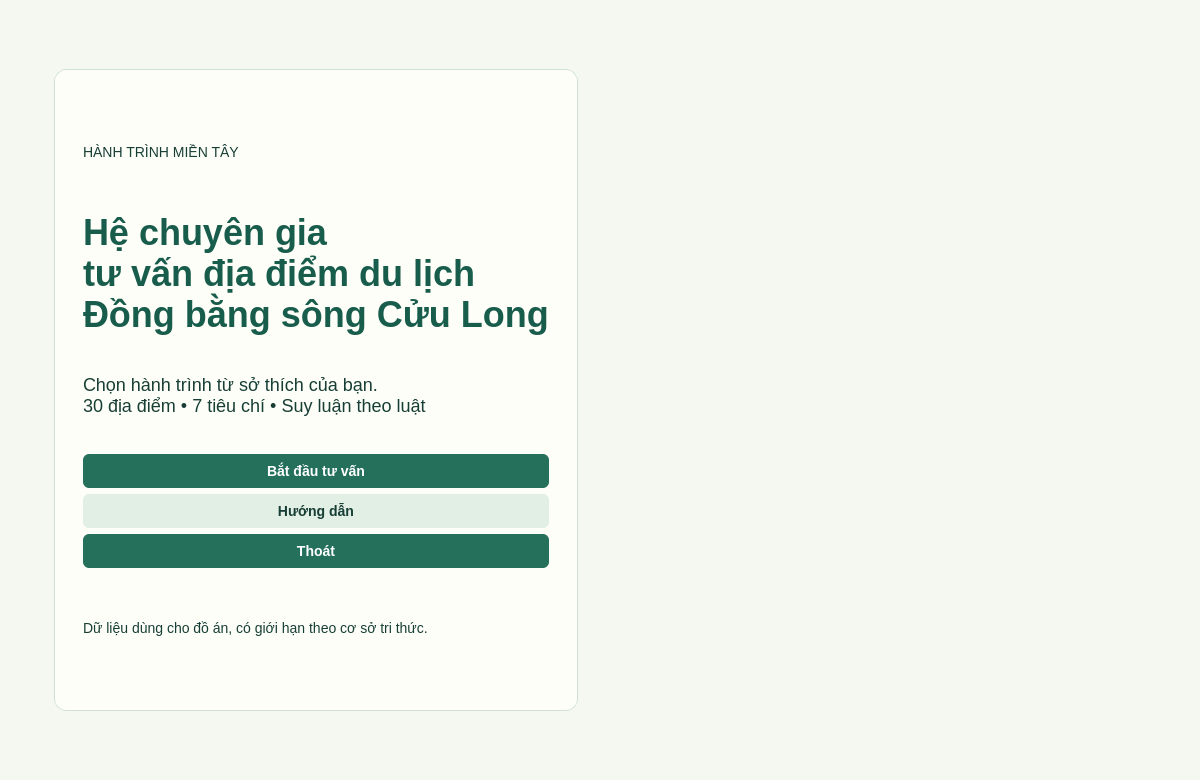
<?xml version='1.0' encoding='utf-8'?>
<ui version="4.0">
  <class>MainWindow</class>
  <widget class="QMainWindow" name="MainWindow">
    <property name="windowTitle">
      <string>Mekong • Hệ chuyên gia tư vấn du lịch</string>
    </property>
    <property name="minimumSize">
      <size>
        <width>850</width>
        <height>600</height>
      </size>
    </property>
    <property name="geometry">
      <rect>
        <x>0</x>
        <y>0</y>
        <width>1200</width>
        <height>780</height>
      </rect>
    </property>
    <property name="styleSheet">
      <string>
QWidget { font-family: "Segoe UI", "DejaVu Sans"; font-size: 14px; color: #173e35; }
QMainWindow { background: #f4f8f1; }
QLabel#homeTitle { font-size: 36px; font-weight: 700; color: #185c4b; }
QLabel#homeSubtitle { font-size: 18px; }
QLabel#consultTitle { font-size: 24px; font-weight: 700; color: #185c4b; }
QLabel#resultTitle { font-size: 16px; font-weight: 700; }
QFrame#homePanel, QGroupBox { background: rgba(255,255,250,235); border: 1px solid #d1e1d5; border-radius: 12px; }
QGroupBox { margin-top: 10px; padding: 10px; font-weight: 600; }
QGroupBox::title { subcontrol-origin: margin; left: 14px; }
QComboBox { background: white; border: 1px solid #adc9bb; border-radius: 5px; padding: 6px; min-height: 22px; }
QComboBox QAbstractItemView { background: white; color: #173e35; selection-background-color: #d6ecdf; }
QPushButton { background: #24705b; color: white; border: none; border-radius: 6px; padding: 9px 12px; font-weight: 600; }
QPushButton:hover { background: #18513f; }
QPushButton:focus { border: 2px solid #8ac4aa; }
QPushButton#xoa_btt, QPushButton#quaylai_btt, QPushButton#guide_btt { background: #e2efe5; color: #173e35; }
QTextEdit, QListWidget { background: rgba(255,255,255,245); border: 1px solid #bad3c4; border-radius: 6px; padding: 7px; }
QListWidget::item { padding: 8px; }
QListWidget::item:selected { background: #d2eadc; color: #123f31; }
QLabel#status_lb { background: rgba(255,255,250,235); padding: 7px; border-radius: 6px; }
QTabWidget::pane { border: none; }
QTabBar::tab { padding: 9px 15px; background: #e0ece2; }
QTabBar::tab:selected { background: white; color: #185c4b; }
QScrollArea { border: none; background: transparent; }
QVideoWidget { background: #101714; }
</string>
    </property>
    <widget class="QWidget" name="centralwidget">
      <layout class="QVBoxLayout" name="centralLayout">
        <item>
          <widget class="QStackedWidget" name="pages">
            <property name="currentIndex">
              <number>0</number>
            </property>
            <widget class="QWidget" name="home_page">
              <layout class="QHBoxLayout" name="homeLayout">
                <property name="leftMargin">
                  <number>45</number>
                </property>
                <property name="topMargin">
                  <number>60</number>
                </property>
                <property name="bottomMargin">
                  <number>60</number>
                </property>
                <item>
                  <widget class="QFrame" name="homePanel">
                    <property name="maximumSize">
                      <size>
                        <width>560</width>
                        <height>16777215</height>
                      </size>
                    </property>
                    <layout class="QVBoxLayout" name="homePanelLayout">
                      <property name="leftMargin">
                        <number>28</number>
                      </property>
                      <property name="topMargin">
                        <number>28</number>
                      </property>
                      <property name="rightMargin">
                        <number>28</number>
                      </property>
                      <property name="bottomMargin">
                        <number>28</number>
                      </property>
                      <item>
                        <widget class="QLabel" name="eyebrow">
                          <property name="text">
                            <string>HÀNH TRÌNH MIỀN TÂY</string>
                          </property>
                        </widget>
                      </item>
                      <item>
                        <widget class="QLabel" name="homeTitle">
                          <property name="text">
                            <string>Hệ chuyên gia
tư vấn địa điểm du lịch
Đồng bằng sông Cửu Long</string>
                          </property>
                          <property name="wordWrap">
                            <bool>true</bool>
                          </property>
                        </widget>
                      </item>
                      <item>
                        <widget class="QLabel" name="homeSubtitle">
                          <property name="text">
                            <string>Chọn hành trình từ sở thích của bạn.
30 địa điểm • 7 tiêu chí • Suy luận theo luật</string>
                          </property>
                          <property name="wordWrap">
                            <bool>true</bool>
                          </property>
                        </widget>
                      </item>
                      <item>
                        <widget class="QPushButton" name="start_btt">
                          <property name="text">
                            <string>Bắt đầu tư vấn</string>
                          </property>
                        </widget>
                      </item>
                      <item>
                        <widget class="QPushButton" name="guide_btt">
                          <property name="text">
                            <string>Hướng dẫn</string>
                          </property>
                        </widget>
                      </item>
                      <item>
                        <widget class="QPushButton" name="exit_btt">
                          <property name="text">
                            <string>Thoát</string>
                          </property>
                        </widget>
                      </item>
                      <item>
                        <widget class="QLabel" name="homeDisclaimer">
                          <property name="text">
                            <string>Dữ liệu dùng cho đồ án, có giới hạn theo cơ sở tri thức.</string>
                          </property>
                          <property name="wordWrap">
                            <bool>true</bool>
                          </property>
                        </widget>
                      </item>
                    </layout>
                  </widget>
                </item>
                <item>
                  <spacer name="homeSpace">
                    <property name="orientation">
                      <enum>Qt::Horizontal</enum>
                    </property>
                    <property name="sizeHint">
                      <size>
                        <width>40</width>
                        <height>20</height>
                      </size>
                    </property>
                  </spacer>
                </item>
              </layout>
            </widget>
            <widget class="QWidget" name="consult_page">
              <layout class="QVBoxLayout" name="consultLayout">
                <item>
                  <widget class="QLabel" name="consultTitle">
                    <property name="text">
                      <string>Tìm một điểm đến phù hợp với bạn</string>
                    </property>
                    <property name="sizePolicy">
                      <sizepolicy hsizetype="Preferred" vsizetype="Maximum">
                        <horstretch>0</horstretch>
                        <verstretch>0</verstretch>
                      </sizepolicy>
                    </property>
                  </widget>
                </item>
                <item>
                  <widget class="QSplitter" name="mainSplitter">
                    <property name="orientation">
                      <enum>Qt::Horizontal</enum>
                    </property>
                    <widget class="QWidget" name="criteriaPanel">
                      <layout class="QVBoxLayout" name="criteriaPanelLayout">
                        <item>
                          <widget class="QScrollArea" name="criteriaScroll">
                            <property name="widgetResizable">
                              <bool>true</bool>
                            </property>
                            <property name="minimumSize">
                              <size>
                                <width>270</width>
                                <height>0</height>
                              </size>
                            </property>
                            <widget class="QWidget" name="criteriaContents">
                              <layout class="QVBoxLayout" name="criteriaLayout">
                                <item>
                                  <widget class="QGroupBox" name="criteriaBox">
                                    <property name="title">
                                      <string>Lựa chọn của bạn</string>
                                    </property>
                                    <layout class="QFormLayout" name="criteriaForm">
                                      <property name="rowWrapPolicy">
                                        <enum>QFormLayout::WrapAllRows</enum>
                                      </property>
                                      <property name="horizontalSpacing">
                                        <number>10</number>
                                      </property>
                                      <item row="0" column="0">
                                        <widget class="QLabel" name="tinhthanh_cb_label">
                                          <property name="text">
                                            <string>Tỉnh/thành phố</string>
                                          </property>
                                        </widget>
                                      </item>
                                      <item row="0" column="1">
                                        <widget class="QComboBox" name="tinhthanh_cb">
                                          <property name="sizeAdjustPolicy">
                                            <enum>QComboBox::AdjustToMinimumContentsLengthWithIcon</enum>
                                          </property>
                                          <property name="minimumContentsLength">
                                            <number>12</number>
                                          </property>
                                        </widget>
                                      </item>
                                      <item row="1" column="0">
                                        <widget class="QLabel" name="khoangcach_cb_label">
                                          <property name="text">
                                            <string>Khoảng cách</string>
                                          </property>
                                        </widget>
                                      </item>
                                      <item row="1" column="1">
                                        <widget class="QComboBox" name="khoangcach_cb">
                                          <property name="sizeAdjustPolicy">
                                            <enum>QComboBox::AdjustToMinimumContentsLengthWithIcon</enum>
                                          </property>
                                          <property name="minimumContentsLength">
                                            <number>12</number>
                                          </property>
                                        </widget>
                                      </item>
                                      <item row="2" column="0">
                                        <widget class="QLabel" name="ngansach_cb_label">
                                          <property name="text">
                                            <string>Ngân sách</string>
                                          </property>
                                        </widget>
                                      </item>
                                      <item row="2" column="1">
                                        <widget class="QComboBox" name="ngansach_cb">
                                          <property name="sizeAdjustPolicy">
                                            <enum>QComboBox::AdjustToMinimumContentsLengthWithIcon</enum>
                                          </property>
                                          <property name="minimumContentsLength">
                                            <number>12</number>
                                          </property>
                                        </widget>
                                      </item>
                                      <item row="3" column="0">
                                        <widget class="QLabel" name="trainghiem_cb_label">
                                          <property name="text">
                                            <string>Trải nghiệm</string>
                                          </property>
                                        </widget>
                                      </item>
                                      <item row="3" column="1">
                                        <widget class="QComboBox" name="trainghiem_cb">
                                          <property name="sizeAdjustPolicy">
                                            <enum>QComboBox::AdjustToMinimumContentsLengthWithIcon</enum>
                                          </property>
                                          <property name="minimumContentsLength">
                                            <number>12</number>
                                          </property>
                                        </widget>
                                      </item>
                                      <item row="4" column="0">
                                        <widget class="QLabel" name="loaihinh_cb_label">
                                          <property name="text">
                                            <string>Loại hình</string>
                                          </property>
                                        </widget>
                                      </item>
                                      <item row="4" column="1">
                                        <widget class="QComboBox" name="loaihinh_cb">
                                          <property name="sizeAdjustPolicy">
                                            <enum>QComboBox::AdjustToMinimumContentsLengthWithIcon</enum>
                                          </property>
                                          <property name="minimumContentsLength">
                                            <number>12</number>
                                          </property>
                                        </widget>
                                      </item>
                                      <item row="5" column="0">
                                        <widget class="QLabel" name="nhomdi_cb_label">
                                          <property name="text">
                                            <string>Nhóm người cùng đi</string>
                                          </property>
                                        </widget>
                                      </item>
                                      <item row="5" column="1">
                                        <widget class="QComboBox" name="nhomdi_cb">
                                          <property name="sizeAdjustPolicy">
                                            <enum>QComboBox::AdjustToMinimumContentsLengthWithIcon</enum>
                                          </property>
                                          <property name="minimumContentsLength">
                                            <number>12</number>
                                          </property>
                                        </widget>
                                      </item>
                                      <item row="6" column="0">
                                        <widget class="QLabel" name="thoigian_cb_label">
                                          <property name="text">
                                            <string>Thời gian</string>
                                          </property>
                                        </widget>
                                      </item>
                                      <item row="6" column="1">
                                        <widget class="QComboBox" name="thoigian_cb">
                                          <property name="sizeAdjustPolicy">
                                            <enum>QComboBox::AdjustToMinimumContentsLengthWithIcon</enum>
                                          </property>
                                          <property name="minimumContentsLength">
                                            <number>12</number>
                                          </property>
                                        </widget>
                                      </item>
                                      <property name="verticalSpacing">
                                        <number>4</number>
                                      </property>
                                    </layout>
                                  </widget>
                                </item>
                              </layout>
                            </widget>
                          </widget>
                        </item>
                        <item>
                          <layout class="QHBoxLayout" name="criteriaActionsLayout">
                            <item>
                              <widget class="QPushButton" name="tuvan_btt">
                                <property name="text">
                                  <string>Tư vấn</string>
                                </property>
                              </widget>
                            </item>
                            <item>
                              <widget class="QPushButton" name="xoa_btt">
                                <property name="text">
                                  <string>Xóa</string>
                                </property>
                              </widget>
                            </item>
                            <item>
                              <widget class="QPushButton" name="quaylai_btt">
                                <property name="text">
                                  <string>Trang chủ</string>
                                </property>
                              </widget>
                            </item>
                          </layout>
                        </item>
                      </layout>
                    </widget>
                    <widget class="QWidget" name="resultPanel">
                      <layout class="QVBoxLayout" name="resultLayout">
                        <item>
                          <widget class="QLabel" name="resultTitle">
                            <property name="text">
                              <string>ĐỊA ĐIỂM PHÙ HỢP</string>
                            </property>
                          </widget>
                        </item>
                        <item>
                          <widget class="QSplitter" name="resultSplitter">
                            <property name="orientation">
                              <enum>Qt::Horizontal</enum>
                            </property>
                            <widget class="QListWidget" name="ketqua_list">
                              <property name="minimumSize">
                                <size>
                                  <width>150</width>
                                  <height>140</height>
                                </size>
                              </property>
                              <property name="wordWrap">
                                <bool>true</bool>
                              </property>
                            </widget>
                            <widget class="QLabel" name="hinhanh_lb">
                              <property name="text">
                                <string>Chọn tiêu chí để bắt đầu</string>
                              </property>
                              <property name="minimumSize">
                                <size>
                                  <width>120</width>
                                  <height>180</height>
                                </size>
                              </property>
                              <property name="alignment">
                                <set>Qt::AlignCenter</set>
                              </property>
                              <property name="wordWrap">
                                <bool>true</bool>
                              </property>
                              <property name="sizePolicy">
                                <sizepolicy hsizetype="Ignored" vsizetype="Ignored">
                                  <horstretch>0</horstretch>
                                  <verstretch>0</verstretch>
                                </sizepolicy>
                              </property>
                            </widget>
                          </widget>
                        </item>
                        <item>
                          <widget class="QTabWidget" name="detailTabs">
                            <widget class="QWidget" name="descriptionTab">
                              <attribute name="title">
                                <string>Thông tin địa điểm</string>
                              </attribute>
                              <layout class="QVBoxLayout" name="descriptionTabLayout">
                                <item>
                                  <widget class="QTextEdit" name="mota_text">
                                    <property name="readOnly">
                                      <bool>true</bool>
                                    </property>
                                  </widget>
                                </item>
                              </layout>
                            </widget>
                            <widget class="QWidget" name="explanationTab">
                              <attribute name="title">
                                <string>Lý do đề xuất / luật</string>
                              </attribute>
                              <layout class="QVBoxLayout" name="explanationTabLayout">
                                <item>
                                  <widget class="QTextEdit" name="giaithich_text">
                                    <property name="readOnly">
                                      <bool>true</bool>
                                    </property>
                                  </widget>
                                </item>
                              </layout>
                            </widget>
                            <widget class="QWidget" name="videoTab">
                              <attribute name="title">
                                <string>Video</string>
                              </attribute>
                              <layout class="QVBoxLayout" name="videoTabLayout">
                                <item>
                                  <widget class="QLabel" name="video_status_lb">
                                    <property name="text">
                                      <string>Chưa có video cho địa điểm này.</string>
                                    </property>
                                    <property name="wordWrap">
                                      <bool>true</bool>
                                    </property>
                                  </widget>
                                </item>
                                <item>
                                  <widget class="QWidget" name="video_host">
                                    <property name="minimumSize">
                                      <size>
                                        <width>200</width>
                                        <height>112</height>
                                      </size>
                                    </property>
                                    <property name="sizePolicy">
                                      <sizepolicy hsizetype="Expanding" vsizetype="Preferred" hasHeightForWidth="true">
                                        <horstretch>1</horstretch>
                                        <verstretch>0</verstretch>
                                      </sizepolicy>
                                    </property>
                                    <layout class="QVBoxLayout" name="video_host_layout"/>
                                  </widget>
                                </item>
                                <item>
                                  <layout class="QHBoxLayout" name="video_buttons_layout">
                                    <item>
                                      <widget class="QPushButton" name="video_play_btt">
                                        <property name="text">
                                          <string>Phát</string>
                                        </property>
                                      </widget>
                                    </item>
                                    <item>
                                      <widget class="QPushButton" name="video_stop_btt">
                                        <property name="text">
                                          <string>Dừng</string>
                                        </property>
                                      </widget>
                                    </item>
                                  </layout>
                                </item>
                              </layout>
                            </widget>
                          </widget>
                        </item>
                      </layout>
                    </widget>
                  </widget>
                </item>
                <item>
                  <widget class="QLabel" name="status_lb">
                    <property name="text">
                      <string>Chọn đủ bảy tiêu chí, sau đó bấm Tư vấn.</string>
                    </property>
                    <property name="wordWrap">
                      <bool>true</bool>
                    </property>
                    <property name="sizePolicy">
                      <sizepolicy hsizetype="Preferred" vsizetype="Maximum">
                        <horstretch>0</horstretch>
                        <verstretch>0</verstretch>
                      </sizepolicy>
                    </property>
                  </widget>
                </item>
              </layout>
            </widget>
          </widget>
        </item>
      </layout>
    </widget>
  </widget>
  <resources />
  <connections />
</ui>
